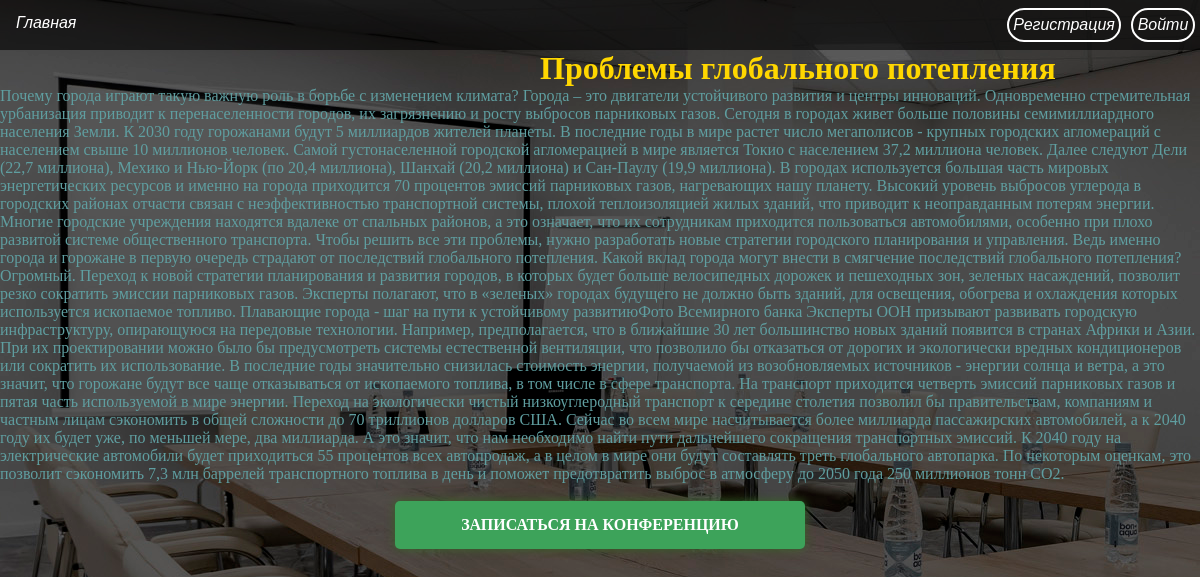
The app's page /catalog/More_details/13/ with its own data.
### catalog/models.py (models this page shows)
class ConfirenceList(models.Model):
    IT = 'IT'
    Since = 'Since'
    Football = 'Football'
    Ecology = 'Ecology'
    conf_list = [
        (IT, 'IT'),
        (Since, 'Since'),
        (Football, 'Football'),
        (Ecology, 'Ecology'),
    ]
    name = models.CharField(max_length=255)
    text = models.TextField()
    date_published = models.DateTimeField(auto_now_add=False)
    category = models.CharField(max_length=8, choices=conf_list, default=IT)
    img = models.ImageField(upload_to='static/images', null=True, blank=True)

### catalog/views.py (the view)
# urls.py: path('More_details/<int:id>/', views.More_info, name='More_info'),
def More_info(request, id):
    tupl = get_object_or_404(ConfirenceList, id=id)
    more_info = {'more_info': tupl}
    return render(request, 'More_details.html', more_info)

### catalog/templates/More_details.html (shortened to what this page needs)
{% extends 'base.html' %}
{% block info %}
<div class="information">
    {% if more_info %}
        <h1 class="conf_name">{{ more_info.name }}</h1>
        <div class="detail_info">{{ more_info.text }}</div>
    {% endif %}
    <br><div class="record"><a href="{% url 'catalog:register_on_confirence' more_info.id %}">Записаться на конференцию</a></div>
</div>
{% endblock %}

### catalog/templates/base.html (shortened to what this page needs)
{% load static %}
<!DOCTYPE html>
<html lang="en">
<head>
    <link rel="stylesheet" href="{% static 'css/style.css' %}">
    <link rel="stylesheet" href="{% static 'css/login_style.css' %}">
</head>
<body >
<div class="main">
<header>
<div class="main-word"><a  href="{% url 'catalog:Confirences' %}">Главная</a></div>
<div class="aunteficate">
{%  if not user.is_authenticated %}
    {% block register %}<div  class="sign-up"><a href="{%url 'catalog:register_user'%}">Регистрация</a></div>{% endblock %}
    {% block login %}<div class="sign-in"><a  href="{% url 'catalog:login' %}">Войти</a></div>{% endblock %}
{% endif %}
   </div>
</header>
  <div class="content">
  <div>
    {% block info %}
    {% endblock %}
  </div>
    </div>
</div>
</body>
</html>

### catalog/static/css/style.css (style rules this page uses)
* { margin: 0; padding: 0; }
a { text-decoration:none; color: white; }
body { background-image: url("/static/images/main_back.jpg"); background-repeat: no-repeat; }
.main { min-height: 100vh; display: flex; flex-direction: column; }
header { width: 100%; min-height: 50px; max-height: 50px; background-color: rgba(0, 0, 0, 0.6); display: flex; justify-content: space-between; font-family: 'Trebuchet MS', 'Lucida Sans Unicode', 'Lucida Grande', 'Lucida Sans', Arial, sans-serif; font-style: italic; color: rgb(255, 255, 255); z-index: 100; flex: 10% }
.content { display: flex; flex: 90%; }
.record { cursor: pointer; width: 400px; padding: 15px 5px; text-transform: uppercase; vertical-align: middle; background: #3da35a; border: none; color: #ffffff; font-weight: 600; border-radius: 5px; box-shadow: 0 0 10px rgb(56,100,38); transition: all 1s; text-align: center; margin: auto; }
.sign-in { height: 30px; width: 60px; border: 2px solid rgb(255, 255, 255); border-radius: 3em; text-align: center; line-height: 29px; margin-right: 5px; }
.aunteficate { width: 100%; text-align: right; display: flex; justify-content: flex-end; align-items: center; }
.sign-up { border: 2px solid rgb(255, 255, 255); height: 30px; width: 110px; margin: 0 10px 0 5px; border-radius: 3em; text-align: center; line-height: 29px; }
h1.conf_name { padding-left: 45%; color: gold; }
.detail_info { color: cadetblue; }
.main-word { text-align: center; line-height: 45px; width: 100px; }
.information { width: 100vw; }

### records on screen
ConfirenceList: name "Проблемы глобального потепления", text "Почему города играют такую важную роль в борьбе с изменением климата? Города – это двигатели устойчивого развития и центры инноваций. Одновременно стремительная урбанизация приводит к перенаселенности городов, их загрязнению и росту выбросов парниковых газов. Сегодня в городах живет больше половины семимиллиардного населения Земли. К 2030 году горожанами будут 5 миллиардов жителей планеты. В последние годы в мире растет число мегаполисов - крупных городских агломераций с населением свыше 10 миллионов человек. Самой густонаселенной городской агломерацией в мире является Токио с населением 37,2 миллиона человек. Далее следуют Дели (22,7 миллиона), Мехико и Нью-Йорк (по 20,4 миллиона), Шанхай…"
